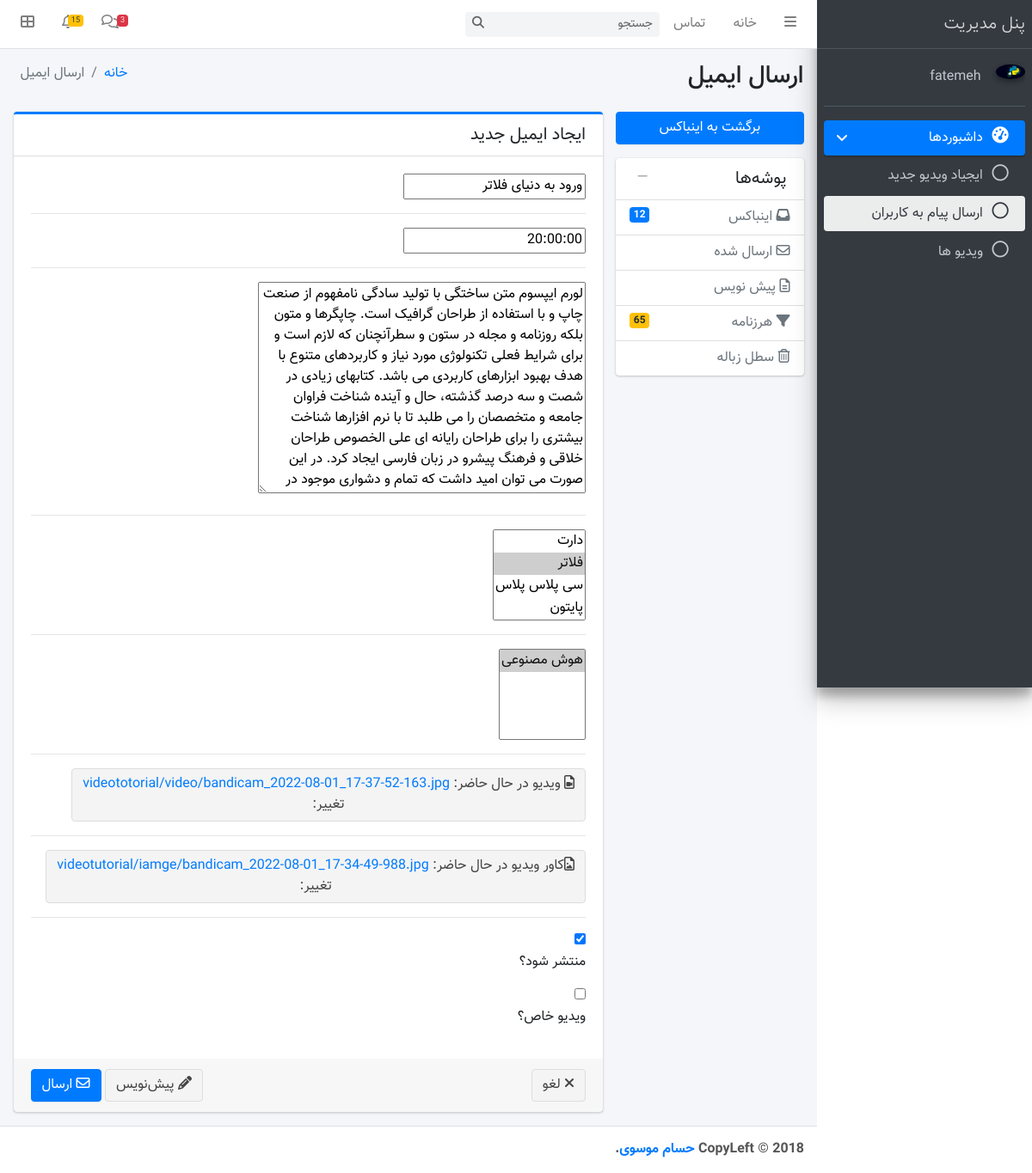
The page /admin_panel/edit/ورود-به-دنیای-فلاتر/ (signed in) on the database as committed earlier.
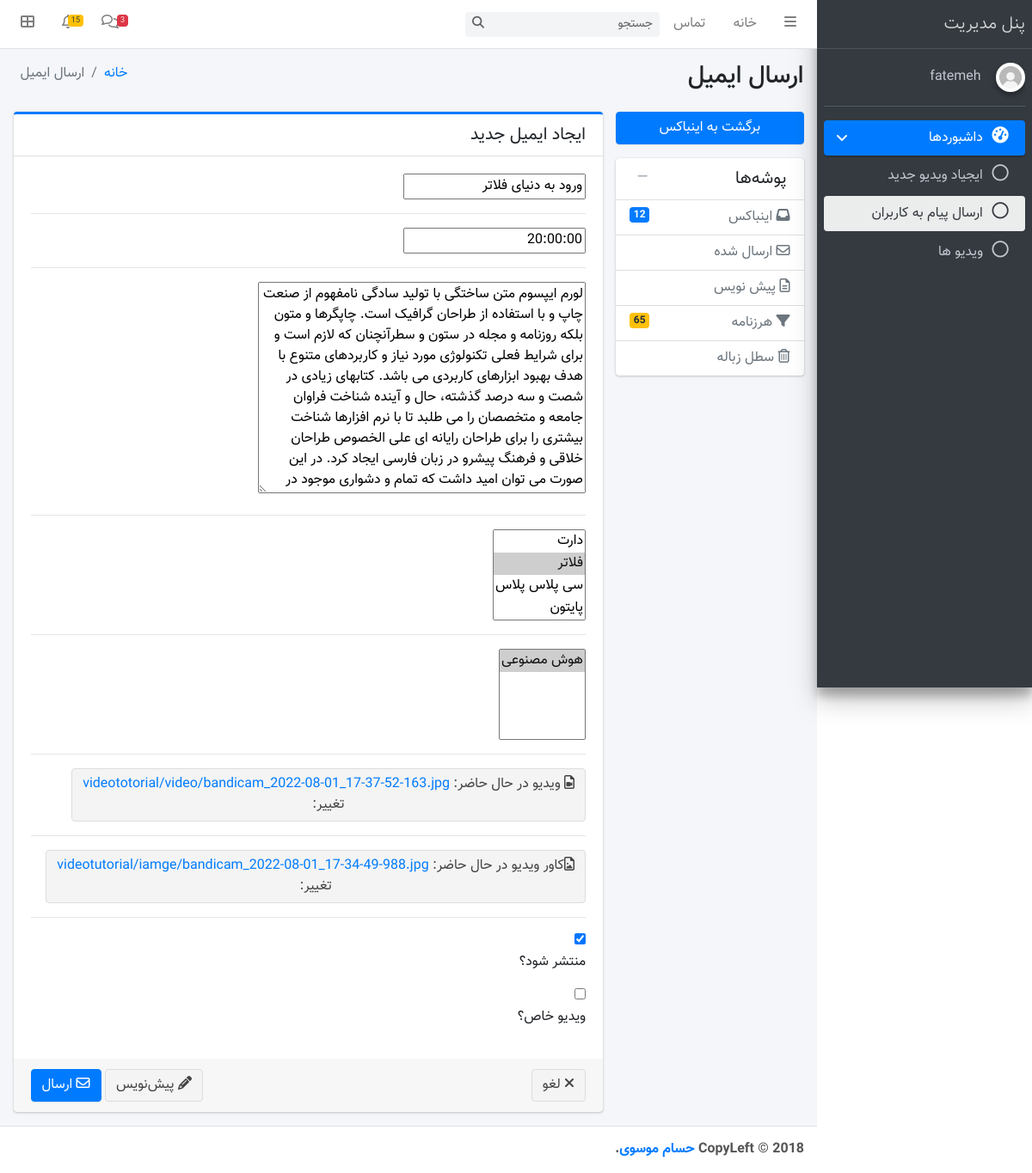
The same page on the database as committed later.
### Acount_app/models.py (models this page shows, shortened)
class User(AbstractBaseUser):
    email = models.EmailField(
        verbose_name='ایمیل',
        max_length=255,
        unique=True,
    )
    username = models.CharField(max_length=100, verbose_name="نام کاربری")
    phone_number = models.CharField(max_length=15, blank=True, null=True, verbose_name="شماره تلفن")
    image = models.FileField(upload_to="user/image", default="defult/index.jpg", blank=True, null=True,
                             verbose_name="تصویر پروفایل")
    is_teacher = models.BooleanField(default=False, verbose_name="مدرس هست یا خیر؟")
    is_active = models.BooleanField(default=True, verbose_name="کاربر فعال هست یا خیر؟")
    is_admin = models.BooleanField(default=False, verbose_name="کاربر ادمین هست یا خیر؟")
    full_name = models.CharField(max_length=50, verbose_name="نام و نام خانوادگی")
    special_user = models.DateTimeField(default=timezone.now(), verbose_name="کاربر خاص تا زمان:")
    class Meta:
        verbose_name_plural = "حساب های کاربری"
        verbose_name = "حساب کاربری"
    objects = MyUserManager()
    USERNAME_FIELD = 'email'

### AdminPanel_app/mixins.py (called while the page is built)
    def dispatch(self,request,*args,**kwargs):
        if request.user.is_authenticated:
            user = request.user
            teacher = Techer.objects.get(user=user)
            if teacher.is_active == True:
                return super().dispatch(request,*args,**kwargs)
            else:
                return redirect("Home:Home")
        return redirect("Home:Home")

### Tutorial_app/models.py (called while the page is built)
    def __str__(self):
        return self.name

    def __str__(self):
        return self.name

### context_processor/context_processor.py (called while the page is built)
def categorydata(request):
    context=Category.objects.all()
    return {
        "category":context
    }

def check_activ_teacher(request):
    if request.user.is_authenticated:
        user=request.user
        teacher=Techer.objects.filter(user=user,is_active=True).exists()
        if teacher:
            return {"is_teacher":True}
        return {"is_teacher":False}
    return {"is_teacher": False}

### AdminPanel_app/templates/AdminPanel_app/createvideo.html (shortened to what the changed rows need)
{% load static %}
<!DOCTYPE html>
<html>
<head>
    <link rel="stylesheet" href="https://maxcdn.bootstrapcdn.com/font-awesome/4.4.0/css/font-awesome.min.css">
    <link rel="stylesheet" href="https://code.ionicframework.com/ionicons/2.0.1/css/ionicons.min.css">
    <link rel="stylesheet" href="{% static "AdminPanel_app/dist/css/adminlte.min.css" %}">
    <link rel="stylesheet" href="{% static "AdminPanel_app/plugins/iCheck/flat/blue.css" %}">
    <link rel="stylesheet"
          href="{% static "AdminPanel_app/plugins/bootstrap-wysihtml5/bootstrap3-wysihtml5.min.css" %}">
    <link rel="stylesheet" href="{% static "AdminPanel_app/dist/css/bootstrap-rtl.min.css" %}">
    <link rel="stylesheet" href="{% static "AdminPanel_app/dist/css/custom-style.css" %}">
</head>
<body class="hold-transition sidebar-mini">
<div class="wrapper">
    <aside class="main-sidebar sidebar-dark-primary elevation-4">
        <div class="sidebar">
            <div>
                <div class="user-panel mt-3 pb-3 mb-3 d-flex">
                    <div class="image">
                        <img src="{{ request.user.image.url }}"
                             class="img-circle elevation-2" alt="User Image">
                    </div>
                    {% if request.user.name %}
                        <div class="info">
                            <a href="" class="d-block">{{ request.user.full_name }}</a>
                        </div>
                    {% else %}
                        <div class="info">
                            <a href="" class="d-block">{{ request.user.username }}</a>
                        </div>
                    {% endif %}
                </div>
            </div>
        </div>
    </aside>
    <div class="content-wrapper">
        <section class="content-header">
            <div class="container-fluid">
                <div class="row mb-2">
                    <div class="col-sm-6">
                        <h1>ارسال ایمیل</h1>
                    </div>
                </div>
            </div>
        </section>
    </div>
</div>
</body>
</html>

Rows that differ between the two databases and show on the page:
changed User "fatemeh": user.image: a different picture
